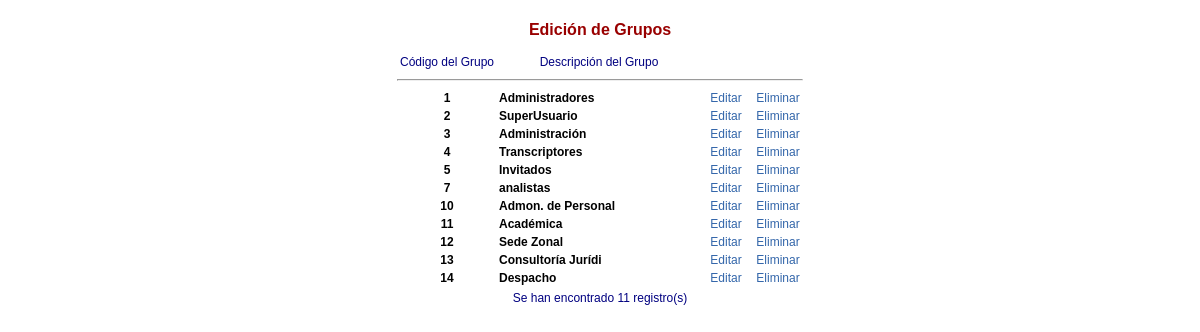
Screenshot of /modulo_admin/bdc_admin_grupo.php (signed in) with the database file from the repository.
### tables this page shows
CREATE TABLE `bdc_grupos` (
  `codg_grp` int(11) NOT NULL DEFAULT '0',
  `nomb_grp` varchar(20) NOT NULL DEFAULT '',
  PRIMARY KEY (`codg_grp`)
);

### modulo_admin/bdc_admin_grupo.php (the view, shortened to what this page needs)
<HTML>
<HEAD>
</HEAD>
<BR><BR>
<H2>Edici&oacute;n de Grupos</H2>
                <TABLE BORDER="0" CELLPADDING="0" ALIGN=CENTER>
                <TR>
                <TD WIDTH="100"><P class="mini" ALIGN="CENTER">C&oacute;digo del Grupo</P></TD>
                <TD WIDTH="200"><P class="mini" ALIGN="CENTER">Descripci&oacute;n del Grupo</P></TD>
                </TR>
                <TR>
                <TD COLSPAN="4"><HR></TD>
                </TR>
                <?
                $consulta_grupos = mysql_query("SELECT codg_grp, nomb_grp FROM bdc_grupos ORDER BY 1");
                while ($grupos = mysql_fetch_array($consulta_grupos))
                {
                echo '<TR>';
                echo '<TD><P class="campo" ALIGN="CENTER">'.$grupos["codg_grp"]; echo '</P></TD>';
                echo '<TD><P class="campo" ALIGN="LEFT">'.$grupos["nomb_grp"]; echo '</P></TD>';
                echo '<TD WIDTH="50"><P class="mini" ALIGN="CENTER">';
                echo '<A HREF="bdc_edit_grupo.php?codg_grp='.$grupos["codg_grp"]; echo'">Editar</A></P></TD>';
                echo '<TD WIDTH="50"><P class="mini" ALIGN="CENTER">';
                echo '<A HREF="bdc_admin_grupo.php?codg_grp='.$grupos["codg_grp"]; echo'&action=elm">Eliminar</A></P></TD>';
                echo '<TR>';
                };
                ?>
                <TR>
                <TD COLSPAN="4"><P class="mini" ALIGN="CENTER">Se han encontrado <? echo mysql_num_rows($consulta_grupos); ?> registro(s)</P></TD>
                </TR>
                </TABLE>
</HTML>

### style/normal.css (style rules this page uses)
P { font-family: Arial; font-size: 12pt; color: #000000 }
.campo { font-family: Arial; font-size: 9pt; font-weight: bold; color: #000000 }
.mini { font-family: Arial; font-size: 9pt; color: navy }
A { color: 000000; }
A:link { color: 3366aa }
A:link { text-decoration: none }
H2 { font-family: Arial; font-size: 12pt; color: #990000; margin-top: -17pt; text-align: center; }

### rows the page displays
bdc_grupos: codg_grp "1", nomb_grp "Administradores"
bdc_grupos: codg_grp "2", nomb_grp "SuperUsuario"
bdc_grupos: codg_grp "3", nomb_grp "Administración"
bdc_grupos: codg_grp "4", nomb_grp "Transcriptores"
bdc_grupos: codg_grp "5", nomb_grp "Invitados"
bdc_grupos: codg_grp "7", nomb_grp "analistas"
bdc_grupos: codg_grp "10", nomb_grp "Admon. de Personal"
bdc_grupos: codg_grp "11", nomb_grp "Académica"
bdc_grupos: codg_grp "12", nomb_grp "Sede Zonal"
bdc_grupos: codg_grp "13", nomb_grp "Consultoría Jurídi"
bdc_grupos: codg_grp "14", nomb_grp "Despacho"

### other values shown
mysql_num_rows($consulta_grupos) "11"
